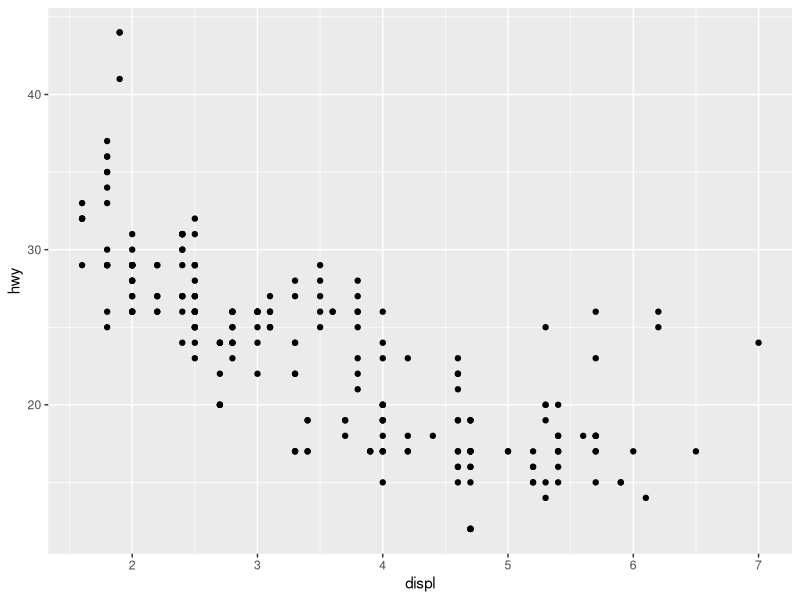
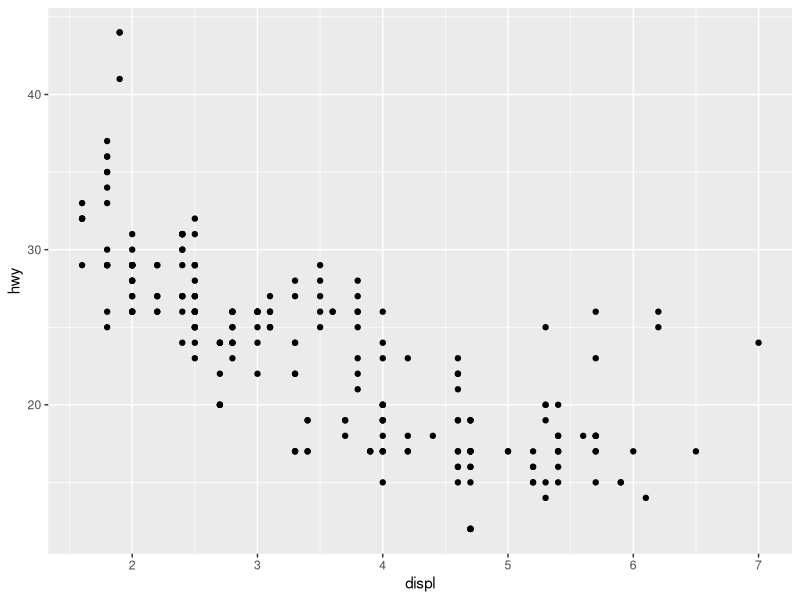
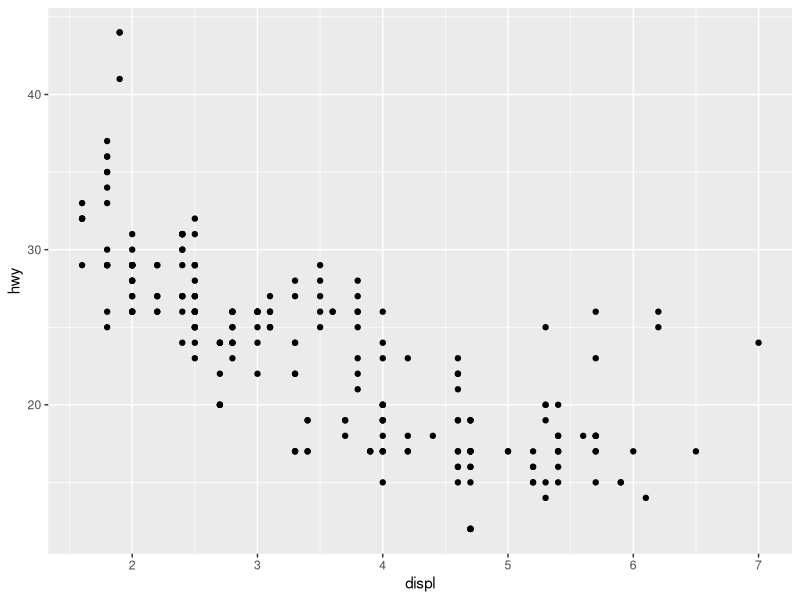

Write the R code that produced these figures, in order.
## ---- chunk 1
library(tidyverse)
## ---- chunk 2
ggplot(mpg) + 
  geom_point(aes(displ, hwy))
## ---- chunk 3
# trying to make specific graph 
ggplot(mpg) + 
  geom_point(aes(displ, hwy)) #+ 
  #geom_smooth()
## ---- chunk 4
ggplot(mapping = aes(x = displ, y = hwy), data = mpg) + 
  geom_point()
